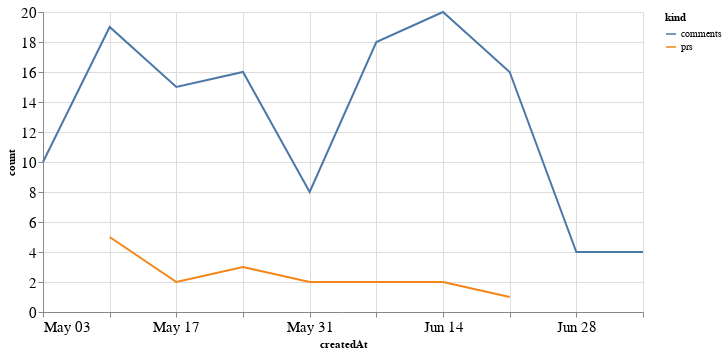

This figure's notebook cell:
### Code cell
alt.Chart(total_time, width=600).mark_line().encode(
    x='createdAt',
    y='count',
    color='kind'
)

### Figure 1 — Vega-Lite specification as saved in the notebook (floating-point values rounded to 4 significant figures)
{"config": {"axisLeft": {"labelFontSize": 15}, "axisBottom": {"labelFontSize": 15}}, "data": {"name": "data-a3f2188e389cd7faf1fc9e0f945701e1"}, "mark": "line", "encoding": {"color": {"type": "nominal", "field": "kind"}, "x": {"type": "temporal", "field": "createdAt"}, "y": {"type": "quantitative", "field": "count"}}, "width": 600, "$schema": "https://vega.github.io/schema/vega-lite/v4.8.1.json", "datasets": {"data-a3f2188e389cd7faf1fc9e0f945701e1": [{"createdAt": "2020-05-10T00:00:00", "kind": "prs", "count": 5.0}, {"createdAt": "2020-05-17T00:00:00", "kind": "prs", "count": 2.0}, {"createdAt": "2020-05-24T00:00:00", "kind": "prs", "count": 3.0}, {"createdAt": "2020-05-31T00:00:00", "kind": "prs", "count": 2.0}, {"createdAt": "2020-06-07T00:00:00", "kind": "prs", "count": 2.0}, {"createdAt": "2020-06-14T00:00:00", "kind": "prs", "count": 2.0}, {"createdAt": "2020-06-21T00:00:00", "kind": "prs", "count": 1.0}, {"createdAt": "2020-05-03T00:00:00", "kind": "prs", "count": null}, {"createdAt": "2020-06-28T00:00:00", "kind": "prs", "count": null}, {"createdAt": "2020-07-05T00:00:00", "kind": "prs", "count": null}, {"createdAt": "2020-05-10T00:00:00", "kind": "comments", "count": 19.0}, {"createdAt": "2020-05-17T00:00:00", "kind": "comments", "count": 15.0}, {"createdAt": "2020-05-24T00:00:00", "kind": "comments", "count": 16.0}, {"createdAt": "2020-05-31T00:00:00", "kind": "comments", "count": 8.0}, {"createdAt": "2020-06-07T00:00:00", "kind": "comments", "count": 18.0}, {"createdAt": "2020-06-14T00:00:00", "kind": "comments", "count": 20.0}, {"createdAt": "2020-06-21T00:00:00", "kind": "comments", "count": 16.0}, {"createdAt": "2020-05-03T00:00:00", "kind": "comments", "count": 10.0}, {"createdAt": "2020-06-28T00:00:00", "kind": "comments", "count": 4.0}, {"createdAt": "2020-07-05T00:00:00", "kind": "comments", "count": 4.0}]}}
